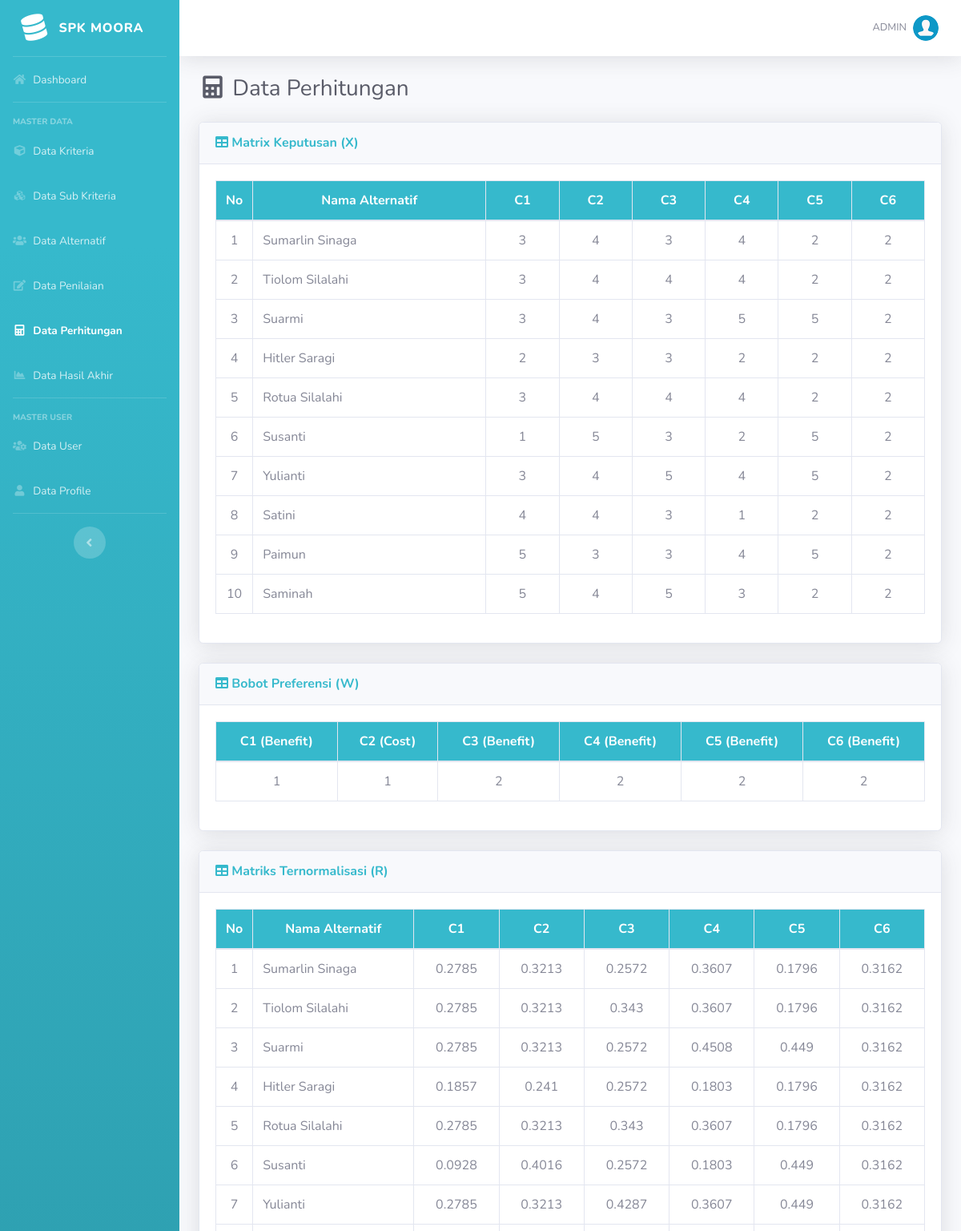
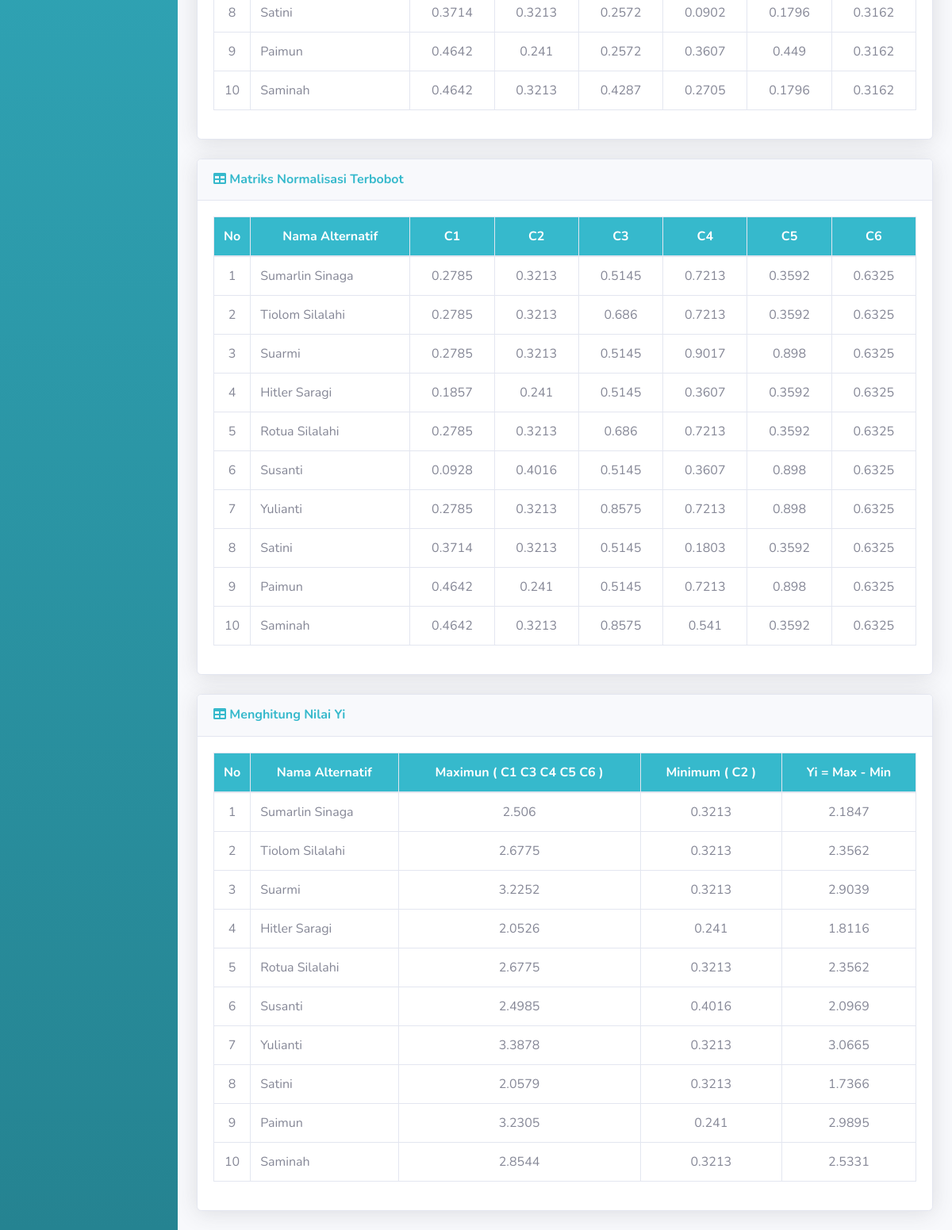
The page /perhitungan.php (signed in) on the database its author committed (2 pictures, top to bottom).
### tables this page shows
CREATE TABLE IF NOT EXISTS `kriteria` (
  `id_kriteria` int(11) NOT NULL,
  `kode_kriteria` varchar(10) NOT NULL,
  `nama` varchar(50) NOT NULL,
  `type` enum('Benefit','Cost') NOT NULL,
  `bobot` float NOT NULL,
  `ada_pilihan` tinyint(1) DEFAULT NULL
);

CREATE TABLE IF NOT EXISTS `alternatif` (
  `id_alternatif` int(11) NOT NULL,
  `nama` varchar(100) NOT NULL
);

CREATE TABLE IF NOT EXISTS `penilaian` (
  `id_penilaian` int(11) NOT NULL,
  `id_alternatif` int(10) NOT NULL,
  `id_kriteria` int(10) NOT NULL,
  `nilai` float NOT NULL
);

### includes/functions.php (called while the page is built, shortened)
<?php
function get_role() {
	if(isset($_SESSION['user_id']) && isset($_SESSION['role'])) {
		if($_SESSION['role'] == '1') {
			return 'admin';
		} else {
			return 'user';
		}
	} else {
		return false;
	}
}
?>

### perhitungan.php (the view, shortened to what this page needs)
<?php
require_once('includes/init.php');
$user_role = get_role();
if($user_role == 'admin') {
require_once('template/header.php');
mysqli_query($koneksi,"TRUNCATE TABLE hasil;");
$kriterias = array();
$q1 = mysqli_query($koneksi,"SELECT * FROM kriteria ORDER BY kode_kriteria ASC");
while($krit = mysqli_fetch_array($q1)){
	$kriterias[$krit['id_kriteria']]['id_kriteria'] = $krit['id_kriteria'];
	$kriterias[$krit['id_kriteria']]['kode_kriteria'] = $krit['kode_kriteria'];
	$kriterias[$krit['id_kriteria']]['nama'] = $krit['nama'];
	$kriterias[$krit['id_kriteria']]['type'] = $krit['type'];
	$kriterias[$krit['id_kriteria']]['bobot'] = $krit['bobot'];
	$kriterias[$krit['id_kriteria']]['ada_pilihan'] = $krit['ada_pilihan'];
}
$alternatifs = array();
$q2 = mysqli_query($koneksi,"SELECT * FROM alternatif");
while($alt = mysqli_fetch_array($q2)){
	$alternatifs[$alt['id_alternatif']]['id_alternatif'] = $alt['id_alternatif'];
	$alternatifs[$alt['id_alternatif']]['nama'] = $alt['nama'];
}
$matriks_x = array();
foreach($kriterias as $kriteria):
	foreach($alternatifs as $alternatif):
		$id_alternatif = $alternatif['id_alternatif'];
		$id_kriteria = $kriteria['id_kriteria'];
		if($kriteria['ada_pilihan']==1){
			$q4 = mysqli_query($koneksi,"SELECT sub_kriteria.nilai FROM penilaian JOIN sub_kriteria WHERE penilaian.nilai=sub_kriteria.id_sub_kriteria AND penilaian.id_alternatif='$alternatif[id_alternatif]' AND penilaian.id_kriteria='$kriteria[id_kriteria]'");
			$data = mysqli_fetch_array($q4);
			$nilai = $data['nilai'];
		}else{
			$q4 = mysqli_query($koneksi,"SELECT nilai FROM penilaian WHERE id_alternatif='$alternatif[id_alternatif]' AND id_kriteria='$kriteria[id_kriteria]'");
			$data = mysqli_fetch_array($q4);
			$nilai = $data['nilai'];
		}
		$matriks_x[$id_kriteria][$id_alternatif] = $nilai;
	endforeach;
endforeach;
$matriks_r = array();
foreach($matriks_x as $id_kriteria => $penilaians):
	$jumlah_kuadrat = 0;
	foreach($penilaians as $penilaian):
		$jumlah_kuadrat += pow($penilaian, 2);
	endforeach;
	$akar_kuadrat = sqrt($jumlah_kuadrat);
	foreach($penilaians as $id_alternatif => $penilaian):
		$matriks_r[$id_kriteria][$id_alternatif] = $penilaian / $akar_kuadrat;
	endforeach;
endforeach;
$matriks_rb = array();
foreach($kriterias as $kriteria):
	foreach($alternatifs as $alternatif):
		$bobot = $kriteria['bobot'];
		$id_alternatif = $alternatif['id_alternatif'];
		$id_kriteria = $kriteria['id_kriteria'];
		$nilai_r = $matriks_r[$id_kriteria][$id_alternatif];
		$matriks_rb[$id_kriteria][$id_alternatif] = $bobot * $nilai_r;
	endforeach;
endforeach;
?>
<div class="d-sm-flex align-items-center justify-content-between mb-4">
    <h1 class="h3 mb-0 text-gray-800"><i class="fas fa-fw fa-calculator"></i> Data Perhitungan</h1>
</div>
<div class="card shadow mb-4">
    <div class="card-header py-3">
        <h6 class="m-0 font-weight-bold text-info"><i class="fa fa-table"></i> Matrix Keputusan (X)</h6>
    </div>
    <div class="card-body">
		<div class="table-responsive">
			<table class="table table-bordered" width="100%" cellspacing="0">
				<thead class="bg-info text-white">
					<tr align="center">
						<th width="5%" rowspan="2">No</th>
						<th>Nama Alternatif</th>
						<?php foreach ($kriterias as $kriteria): ?>
							<th><?= $kriteria['kode_kriteria'] ?></th>
						<?php endforeach ?>
					</tr>
				</thead>
				<tbody>
					<?php
						$no=1;
						foreach ($alternatifs as $alternatif): ?>
					<tr align="center">
						<td><?= $no; ?></td>
						<td align="left"><?= $alternatif['nama'] ?></td>
						<?php
						foreach ($kriterias as $kriteria):
							$id_alternatif = $alternatif['id_alternatif'];
							$id_kriteria = $kriteria['id_kriteria'];
							echo '<td>';
							echo $matriks_x[$id_kriteria][$id_alternatif];
							echo '</td>';
						endforeach
						?>
					</tr>
					<?php
						$no++;
						endforeach
					?>
				</tbody>
			</table>
		</div>
	</div>
</div>
<div class="card shadow mb-4">
    <div class="card-header py-3">
        <h6 class="m-0 font-weight-bold text-info"><i class="fa fa-table"></i> Bobot Preferensi (W)</h6>
    </div>
    <div class="card-body">
		<div class="table-responsive">
			<table class="table table-bordered" width="100%" cellspacing="0">
				<thead class="bg-info text-white">
					<tr align="center">
						<?php foreach ($kriterias as $kriteria): ?>
						<th><?= $kriteria['kode_kriteria'] ?> (<?= $kriteria['type'] ?>)</th>
						<?php endforeach ?>
					</tr>
				</thead>
				<tbody>
					<tr align="center">
						<?php foreach ($kriterias as $kriteria): ?>
						<td>
						<?php
						echo $kriteria['bobot'];
						?>
						</td>
						<?php endforeach ?>
					</tr>
				</tbody>
			</table>
		</div>
	</div>
</div>
<div class="card shadow mb-4">
    <div class="card-header py-3">
        <h6 class="m-0 font-weight-bold text-info"><i class="fa fa-table"></i> Matriks Ternormalisasi (R)</h6>
    </div>
    <div class="card-body">
		<div class="table-responsive">
			<table class="table table-bordered" width="100%" cellspacing="0">
				<thead class="bg-info text-white">
					<tr align="center">
						<th width="5%" rowspan="2">No</th>
						<th>Nama Alternatif</th>
						<?php foreach ($kriterias as $kriteria): ?>
							<th><?= $kriteria['kode_kriteria'] ?></th>
						<?php endforeach ?>
					</tr>
				</thead>
				<tbody>
					<?php
						$no=1;
						foreach ($alternatifs as $alternatif): ?>
					<tr align="center">
						<td><?= $no; ?></td>
						<td align="left"><?= $alternatif['nama'] ?></td>
						<?php
						foreach($kriterias as $kriteria):
							$id_alternatif = $alternatif['id_alternatif'];
							$id_kriteria = $kriteria['id_kriteria'];
							echo '<td>';
							echo round($matriks_r[$id_kriteria][$id_alternatif],4);
							echo '</td>';
						endforeach;
						?>
					</tr>
					<?php
						$no++;
						endforeach
					?>
				</tbody>
			</table>
		</div>
	</div>
</div>
<div class="card shadow mb-4">
    <div class="card-header py-3">
        <h6 class="m-0 font-weight-bold text-info"><i class="fa fa-table"></i> Matriks Normalisasi Terbobot</h6>
    </div>
    <div class="card-body">
		<div class="table-responsive">
			<table class="table table-bordered" width="100%" cellspacing="0">
				<thead class="bg-info text-white">
					<tr align="center">
						<th width="5%" rowspan="2">No</th>
						<th>Nama Alternatif</th>
						<?php foreach ($kriterias as $kriteria): ?>
							<th><?= $kriteria['kode_kriteria'] ?></th>
						<?php endforeach ?>
					</tr>
				</thead>
				<tbody>
					<?php
						$no=1;
						foreach ($alternatifs as $alternatif): ?>
					<tr align="center">
						<td><?= $no; ?></td>
						<td align="left"><?= $alternatif['nama'] ?></td>
						<?php
						foreach($kriterias as $kriteria):
							$id_alternatif = $alternatif['id_alternatif'];
							$id_kriteria = $kriteria['id_kriteria'];
							echo '<td>';
							echo round($matriks_rb[$id_kriteria][$id_alternatif],4);
							echo '</td>';
						endforeach;
						?>
					</tr>
					<?php
						$no++;
						endforeach
					?>
				</tbody>
			</table>
		</div>
	</div>
</div>
<div class="card shadow mb-4">
    <div class="card-header py-3">
        <h6 class="m-0 font-weight-bold text-info"><i class="fa fa-table"></i> Menghitung Nilai Yi</h6>
    </div>
    <div class="card-body">
		<div class="table-responsive">
			<table class="table table-bordered" width="100%" cellspacing="0">
				<thead class="bg-info text-white">
					<tr align="center">
						<th width="5%" rowspan="2">No</th>
						<th>Nama Alternatif</th>
						<th>Maximun (
						<?php foreach ($kriterias as $kriteria):
							if ($kriteria['type']=="Benefit"){
								echo $kriteria['kode_kriteria']." ";
							}
						endforeach
						?>)
						</th>
						<th>Minimum (
						<?php foreach ($kriterias as $kriteria):
							if ($kriteria['type']=="Cost"){
								echo $kriteria['kode_kriteria']." ";
							}
						endforeach
						?>)
						</th>
						<th>Yi = Max - Min</th>
					</tr>
				</thead>
				<tbody>
					<?php
						$no=1;
						foreach ($alternatifs as $alternatif): ?>
					<tr align="center">
						<td><?= $no; ?></td>
						<td align="left"><?= $alternatif['nama'] ?></td>
						<?php
						$total_max = 0;
						$total_min = 0;
						foreach($kriterias as $kriteria):
							$id_alternatif = $alternatif['id_alternatif'];
							$id_kriteria = $kriteria['id_kriteria'];
							$nilai_rb = round($matriks_rb[$id_kriteria][$id_alternatif],4);
							if ($kriteria['type']=="Benefit"){
								$total_max += $nilai_rb;
							}else{
								$total_min += $nilai_rb;
							}
						endforeach;
						?>
						<td>
							<?= $total_max; ?>
						</td>
						<td>
							<?= $total_min; ?>
						</td>
						<td>
							<?= $hasil = $total_max-$total_min; ?>
						</td>
					</tr>
					<?php
						$no++;
						endforeach
					?>
				</tbody>
			</table>
		</div>
	</div>
</div>
<?php
require_once('template/footer.php');
}
else {
	header('Location: login.php');
}
?>

### rows shown on the page
kriteria: kode_kriteria "C1", id_kriteria.nilai "3", id_kriteria.id_alternatif "2", id_kriteria.id_alternatif "1", id_kriteria.id_alternatif "4", id_kriteria.id_alternatif "5", type "Benefit", bobot "1", id_kriteria.id_alternatif "0.2785", id_kriteria.id_alternatif "0.1857", id_kriteria.id_alternatif "0.0928", id_kriteria.id_alternatif "0.3714", id_kriteria.id_alternatif "0.4642"
kriteria: kode_kriteria "C2", id_kriteria.nilai "4", id_kriteria.id_alternatif "3", id_kriteria.id_alternatif "5", type "Cost", bobot "1", id_kriteria.id_alternatif "0.3213", id_kriteria.id_alternatif "0.241", id_kriteria.id_alternatif "0.4016"
kriteria: kode_kriteria "C3", id_kriteria.nilai "3", id_kriteria.id_alternatif "4", id_kriteria.id_alternatif "5", type "Benefit", bobot "2", id_kriteria.id_alternatif "0.2572", id_kriteria.id_alternatif "0.343", id_kriteria.id_alternatif "0.4287", id_kriteria.id_alternatif "0.5145", id_kriteria.id_alternatif "0.686", id_kriteria.id_alternatif "0.8575"
kriteria: kode_kriteria "C4", id_kriteria.nilai "4", id_kriteria.id_alternatif "5", id_kriteria.id_alternatif "2", id_kriteria.id_alternatif "1", id_kriteria.id_alternatif "3", type "Benefit", bobot "2", id_kriteria.id_alternatif "0.3607", id_kriteria.id_alternatif "0.4508", id_kriteria.id_alternatif "0.1803", id_kriteria.id_alternatif "0.0902", id_kriteria.id_alternatif "0.2705", id_kriteria.id_alternatif "0.7213", id_kriteria.id_alternatif "0.9017", id_kriteria.id_alternatif "0.541"
kriteria: kode_kriteria "C5", id_kriteria.id_alternatif "2", id_kriteria.id_alternatif "5", type "Benefit", bobot "2", id_kriteria.id_alternatif "0.1796", id_kriteria.id_alternatif "0.449", id_kriteria.id_alternatif "0.3592", id_kriteria.id_alternatif "0.898"
kriteria: kode_kriteria "C6", id_kriteria.id_alternatif "2", type "Benefit", bobot "2", id_kriteria.id_alternatif "0.3162", id_kriteria.id_alternatif "0.6325"
alternatif: nama "Sumarlin Sinaga", total_max "2.506", total_min "0.3213", total_min "2.1847"
alternatif: nama "Tiolom Silalahi", total_max "2.6775", total_min "0.3213", total_min "2.3562"
alternatif: nama "Suarmi", total_max "3.2252", total_min "0.3213", total_min "2.9039"
alternatif: nama "Hitler Saragi", total_max "2.0526", total_min "0.241", total_min "1.8116"
alternatif: nama "Rotua Silalahi", total_max "2.6775", total_min "0.3213", total_min "2.3562"
alternatif: nama "Susanti", total_max "2.4985", total_min "0.4016", total_min "2.0969"
alternatif: nama "Yulianti", total_max "3.3878", total_min "0.3213", total_min "3.0665"
alternatif: nama "Satini", total_max "2.0579", total_min "0.3213", total_min "1.7366"
alternatif: nama "Paimun", total_max "3.2305", total_min "0.241", total_min "2.9895"
alternatif: nama "Saminah", total_max "2.8544", total_min "0.3213", total_min "2.5331"

### other values the page prints
$_SESSION['username'] "ADMIN"
